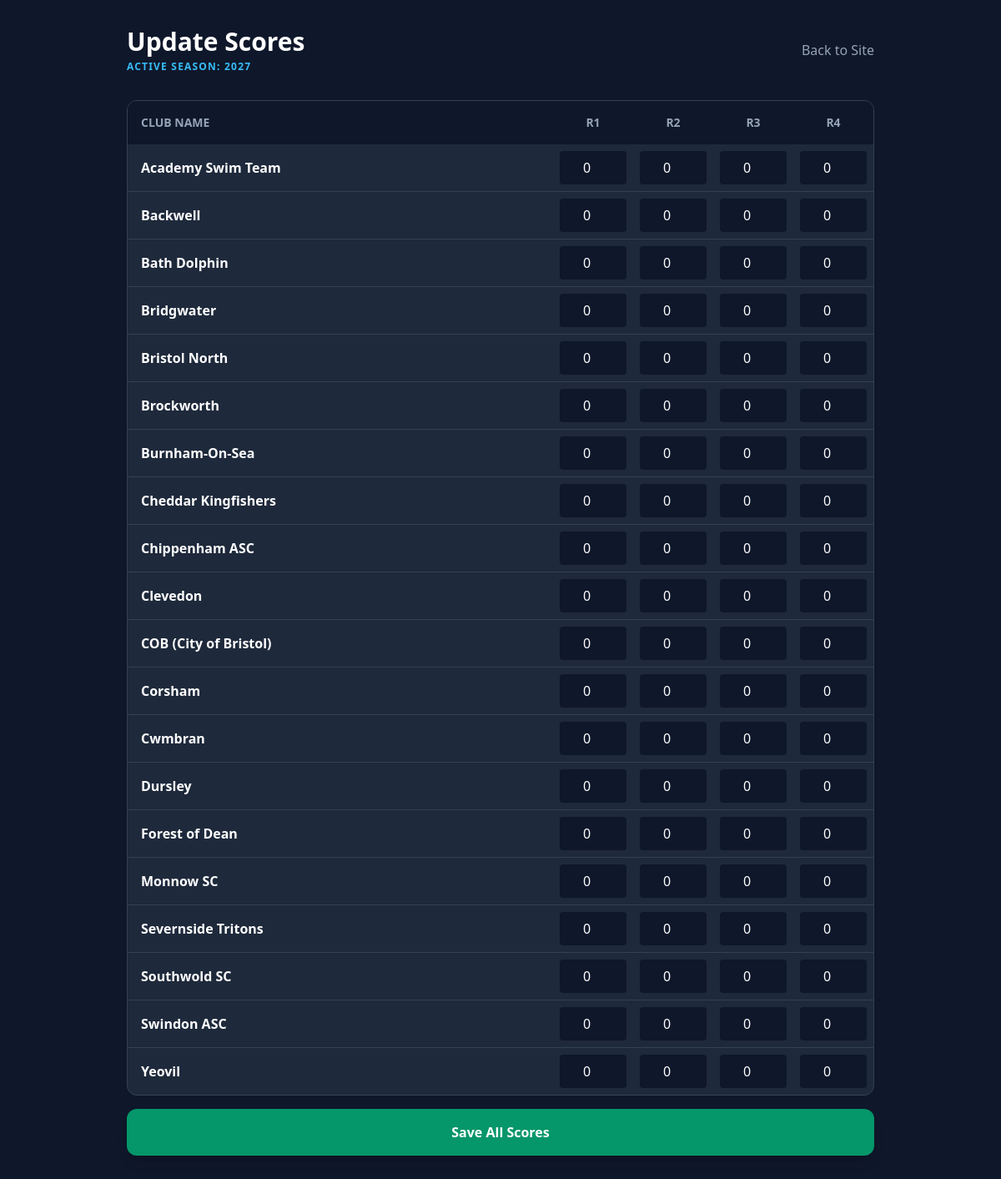
/update_scores.php (signed in), run on the app's committed database.
### tables this page shows
CREATE TABLE `global_settings` (
  `setting_key` varchar(50) NOT NULL,
  `setting_value` varchar(255) NOT NULL,
  PRIMARY KEY (`setting_key`)
);

CREATE TABLE `clubs` (
  `id` int(11) NOT NULL AUTO_INCREMENT,
  `name` varchar(100) NOT NULL,
  `logo` varchar(50) DEFAULT NULL,
  `pool_name` varchar(100) DEFAULT NULL,
  `postcode` varchar(10) DEFAULT NULL,
  `website` varchar(255) DEFAULT NULL,
  `latitude` decimal(10,8) DEFAULT NULL,
  `longitude` decimal(11,8) DEFAULT NULL,
  `is_active` tinyint(1) NOT NULL DEFAULT 1,
  PRIMARY KEY (`id`)
);

### db.php (called while the page is built, shortened)
<?php
function cotswold_config_value(string $key, string $default = ''): string
{
    return $default;
}
$servername = cotswold_config_value('COTSWOLD_DB_HOST', 'localhost');
$username = cotswold_config_value('COTSWOLD_DB_USER', 'root');
$password = cotswold_config_value('COTSWOLD_DB_PASS', '');
$dbname = cotswold_config_value('COTSWOLD_DB_NAME', 'cotswold_league');
try {
    $conn = new mysqli($servername, $username, $password, $dbname);
} catch (mysqli_sql_exception $e) {
    error_log('Database connection failed: ' . $e->getMessage());
    http_response_code(503);
    die('Service temporarily unavailable.');
}
$conn->query("CREATE TABLE IF NOT EXISTS global_settings (
    setting_key VARCHAR(50) PRIMARY KEY,
    setting_value VARCHAR(255) NOT NULL
) ENGINE=InnoDB DEFAULT CHARSET=utf8mb4");
$conn->query("INSERT IGNORE INTO global_settings (setting_key, setting_value) VALUES ('current_season_year', '2026')");
$season_query = $conn->query("SELECT setting_value FROM global_settings WHERE setting_key = 'current_season_year'");
if ($season_query && $row = $season_query->fetch_assoc()) {
    $current_season_year = (int)$row['setting_value'];
} else {
    $current_season_year = 2026;
}
?>

### update_scores.php (the view, shortened to what this page needs)
<?php
include 'db.php';
$authenticated = isset($_SESSION['super_admin_logged_in']) && $_SESSION['super_admin_logged_in'] === true;
$sql = "SELECT c.id, c.name, COALESCE(r.round_1, 0) as round_1, COALESCE(r.round_2, 0) as round_2, COALESCE(r.round_3, 0) as round_3, COALESCE(r.round_4, 0) as round_4
        FROM clubs c
        LEFT JOIN results r ON c.id = r.club_id AND r.season_year = $current_season_year
        WHERE c.is_active = 1 OR r.id IS NOT NULL
        ORDER BY c.name ASC";
$result = $conn->query($sql);
?>
<!DOCTYPE html>
<html lang="en">
<head>
    <script src="https://cdn.tailwindcss.com"></script>
</head>
<body class="bg-slate-900 text-white p-8">
<?php if (!$authenticated): ?>
    <div class="max-w-md mx-auto bg-slate-800 p-8 rounded-xl shadow-lg mt-20 text-center">
        <h1 class="text-2xl font-bold mb-4">Score Entry Login</h1>
        <form method="POST">
            <input type="password" name="password" class="w-full bg-slate-700 p-3 rounded mb-4 text-white" placeholder="Password">
            <button type="submit" class="w-full bg-sky-600 p-3 rounded font-bold hover:bg-sky-500">Enter</button>
        </form>
    </div>
<?php else: ?>
    <div class="max-w-4xl mx-auto">
        <div class="flex justify-between items-center mb-8">
            <div>
                <h1 class="text-3xl font-bold">Update Scores</h1>
                <p class="text-sky-400 font-bold uppercase tracking-widest text-xs mt-1">Active Season: <?php echo $current_season_year; ?></p>
            </div>
            <a href="index" class="text-slate-400 hover:text-white">Back to Site</a>
        </div>
        <form method="POST" class="space-y-4">
            <div class="bg-slate-800 rounded-xl overflow-hidden border border-slate-700">
                <table class="w-full text-left">
                    <thead class="bg-slate-900 text-slate-400 text-sm uppercase">
                        <tr>
                            <th class="p-4">Club Name</th>
                            <th class="p-4 w-24 text-center">R1</th>
                            <th class="p-4 w-24 text-center">R2</th>
                            <th class="p-4 w-24 text-center">R3</th>
                            <th class="p-4 w-24 text-center">R4</th>
                        </tr>
                    </thead>
                    <tbody class="divide-y divide-slate-700">
                        <?php while($row = $result->fetch_assoc()): ?>
                        <tr class="hover:bg-slate-700/50">
                            <td class="p-4 font-bold"><?php echo $row['name']; ?></td>
                            <td class="p-2"><input type="number" name="scores[<?php echo $row['id']; ?>][1]" value="<?php echo $row['round_1']; ?>" class="w-full bg-slate-900 p-2 rounded text-center"></td>
                            <td class="p-2"><input type="number" name="scores[<?php echo $row['id']; ?>][2]" value="<?php echo $row['round_2']; ?>" class="w-full bg-slate-900 p-2 rounded text-center"></td>
                            <td class="p-2"><input type="number" name="scores[<?php echo $row['id']; ?>][3]" value="<?php echo $row['round_3']; ?>" class="w-full bg-slate-900 p-2 rounded text-center"></td>
                            <td class="p-2"><input type="number" name="scores[<?php echo $row['id']; ?>][4]" value="<?php echo $row['round_4']; ?>" class="w-full bg-slate-900 p-2 rounded text-center"></td>
                        </tr>
                        <?php endwhile; ?>
                    </tbody>
                </table>
            </div>
            <button type="submit" name="update_scores" class="w-full bg-emerald-600 hover:bg-emerald-500 text-white font-bold py-4 rounded-xl shadow-lg transition-colors mt-6">
                Save All Scores
            </button>
        </form>
    </div>
<?php endif; ?>
</body>
</html>

### data on the page
global_settings: setting_value "2027"
clubs: name "Academy Swim Team", round_1 "0", round_2 "0", round_3 "0", round_4 "0"
clubs: name "Backwell", round_1 "0", round_2 "0", round_3 "0", round_4 "0"
clubs: name "Bath Dolphin", round_1 "0", round_2 "0", round_3 "0", round_4 "0"
clubs: name "Bridgwater", round_1 "0", round_2 "0", round_3 "0", round_4 "0"
clubs: name "Bristol North", round_1 "0", round_2 "0", round_3 "0", round_4 "0"
clubs: name "Brockworth", round_1 "0", round_2 "0", round_3 "0", round_4 "0"
clubs: name "Burnham-On-Sea", round_1 "0", round_2 "0", round_3 "0", round_4 "0"
clubs: name "Cheddar Kingfishers", round_1 "0", round_2 "0", round_3 "0", round_4 "0"
clubs: name "Chippenham ASC", round_1 "0", round_2 "0", round_3 "0", round_4 "0"
clubs: name "Clevedon", round_1 "0", round_2 "0", round_3 "0", round_4 "0"
clubs: name "COB (City of Bristol)", round_1 "0", round_2 "0", round_3 "0", round_4 "0"
clubs: name "Corsham", round_1 "0", round_2 "0", round_3 "0", round_4 "0"
clubs: name "Cwmbran", round_1 "0", round_2 "0", round_3 "0", round_4 "0"
clubs: name "Dursley", round_1 "0", round_2 "0", round_3 "0", round_4 "0"
clubs: name "Forest of Dean", round_1 "0", round_2 "0", round_3 "0", round_4 "0"
clubs: name "Monnow SC", round_1 "0", round_2 "0", round_3 "0", round_4 "0"
clubs: name "Severnside Tritons", round_1 "0", round_2 "0", round_3 "0", round_4 "0"
clubs: name "Southwold SC", round_1 "0", round_2 "0", round_3 "0", round_4 "0"
clubs: name "Swindon ASC", round_1 "0", round_2 "0", round_3 "0", round_4 "0"
clubs: name "Yeovil", round_1 "0", round_2 "0", round_3 "0", round_4 "0"
